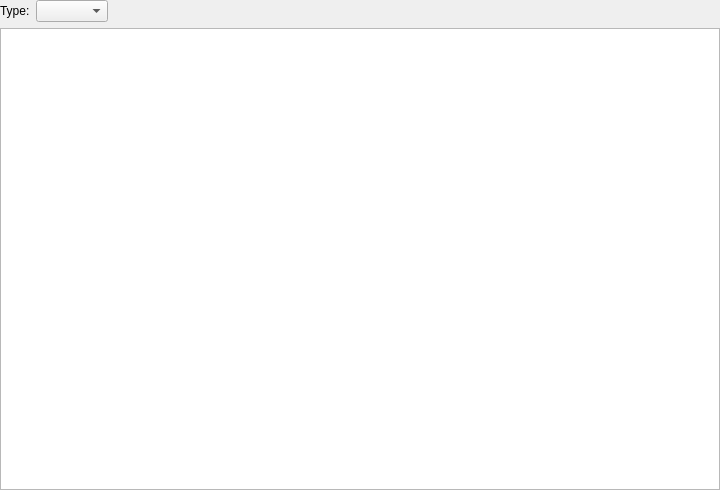
<?xml version="1.0" encoding="UTF-8"?>
<ui version="4.0">
 <class>TextAttachmentsPreviewWidget</class>
 <widget class="QWidget" name="TextAttachmentsPreviewWidget">
  <property name="geometry">
   <rect>
    <x>0</x>
    <y>0</y>
    <width>720</width>
    <height>490</height>
   </rect>
  </property>
  <property name="windowTitle">
   <string>Form</string>
  </property>
  <layout class="QVBoxLayout" name="verticalLayout">
   <property name="spacing">
    <number>6</number>
   </property>
   <property name="leftMargin">
    <number>0</number>
   </property>
   <property name="topMargin">
    <number>0</number>
   </property>
   <property name="rightMargin">
    <number>0</number>
   </property>
   <property name="bottomMargin">
    <number>0</number>
   </property>
   <item>
    <layout class="QHBoxLayout" name="horizontalLayout">
     <item>
      <widget class="QLabel" name="typeLabel">
       <property name="text">
        <string>Type:</string>
       </property>
      </widget>
     </item>
     <item>
      <widget class="QComboBox" name="typeComboBox">
       <property name="editable">
        <bool>false</bool>
       </property>
      </widget>
     </item>
     <item>
      <spacer name="horizontalSpacer">
       <property name="orientation">
        <enum>Qt::Horizontal</enum>
       </property>
       <property name="sizeHint" stdset="0">
        <size>
         <width>40</width>
         <height>20</height>
        </size>
       </property>
      </spacer>
     </item>
    </layout>
   </item>
   <item>
    <widget class="QTextBrowser" name="previewTextBrowser">
     <property name="tabStopDistance">
      <double>10.000000000000000</double>
     </property>
    </widget>
   </item>
  </layout>
 </widget>
 <resources/>
 <connections/>
</ui>
